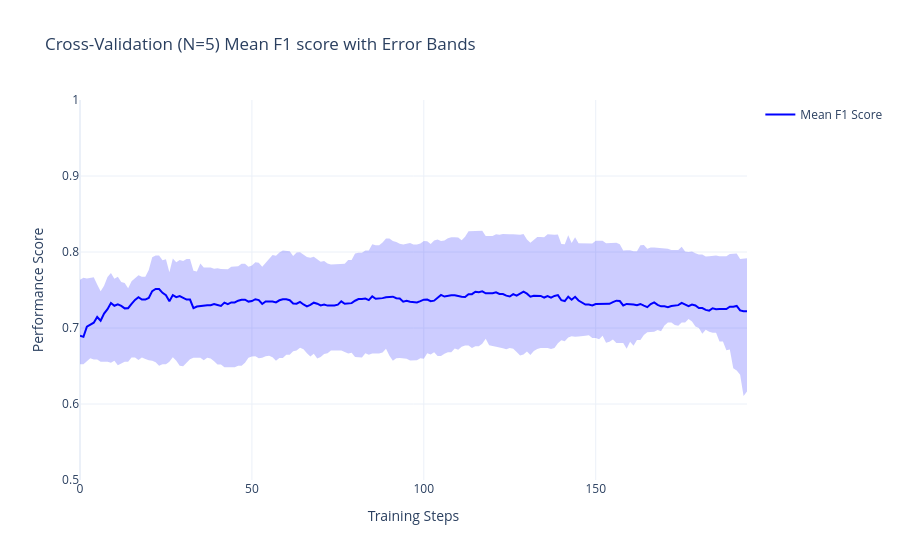

Write notebook code for a chart like this one.
### Markdown cell above
Let's plot test performance during training.

### Code cell
import plotly.graph_objects as go
import matplotlib.pyplot as plt

# Create figure
fig = go.Figure()

# Add mean performance line
fig.add_trace(
    go.Scatter(
        x=cv_results["iterations"], y=cv_results["test-F1-mean"], mode="lines", name="Mean F1 Score", line=dict(color="blue")
    )
)

# Add shaded error region
fig.add_trace(
    go.Scatter(
        x=pd.concat([cv_results["iterations"], cv_results["iterations"][::-1]]),
        y=pd.concat([cv_results["test-F1-mean"]+cv_results["test-F1-std"], 
                     cv_results["test-F1-mean"]-cv_results["test-F1-std"]]),
        fill="toself", 
        fillcolor="rgba(0, 0, 255, 0.2)",
        line=dict(color="rgba(255, 255, 255, 0)"),
        showlegend=False
    )
)

# Customize layout
fig.update_layout(
    title="Cross-Validation (N=5) Mean F1 score with Error Bands",
    xaxis_title="Training Steps",
    yaxis_title="Performance Score",
    template="plotly_white",
    yaxis=dict(range=[0.5, 1])
)

fig.show()

#fig.write_image(outfolder / "test_f1.png")
#fig.show()
plt.savefig(outfolder / "test_f1.png")
#fig.write_image(outfolder / "test_f1.png")

### Figure 1 — Plotly figure (JSON) as saved in the notebook; plotly's stock layout.template omitted (floating-point values rounded to 4 significant figures; data arrays with more than 128 entries replaced by an {"elided": "..."} marker saying what was removed)
{"data": [{"line": {"color": "blue"}, "mode": "lines", "name": "Mean F1 Score", "type": "scatter", "x": {"elided": "195 int values"}, "y": {"elided": "195 float values"}}, {"fill": "toself", "fillcolor": "rgba(0, 0, 255, 0.2)", "line": {"color": "rgba(255, 255, 255, 0)"}, "showlegend": false, "type": "scatter", "x": {"elided": "390 int values"}, "y": {"elided": "390 float values"}}], "layout": {"title": {"text": "Cross-Validation (N=5) Mean F1 score with Error Bands"}, "xaxis": {"title": {"text": "Training Steps"}}, "yaxis": {"range": [0.5, 1], "title": {"text": "Performance Score"}}}}
